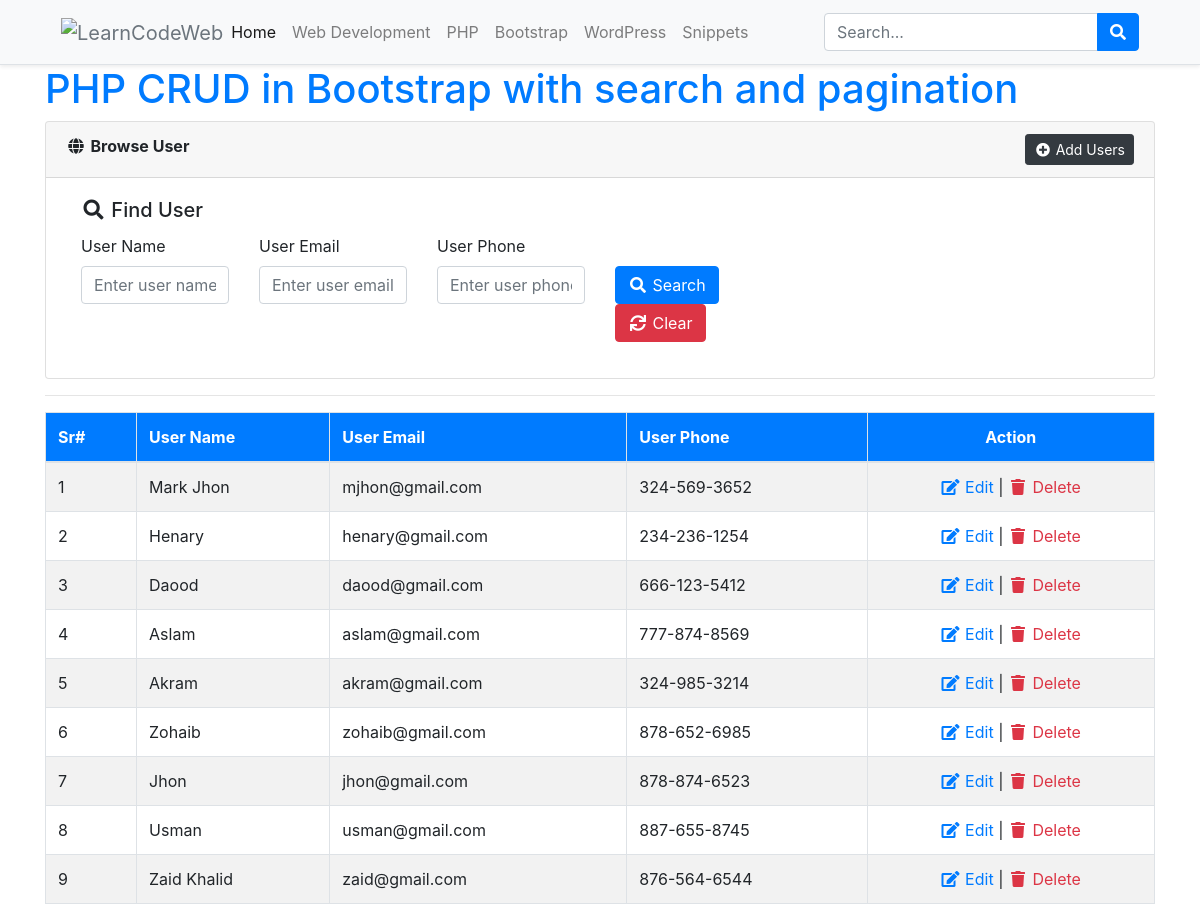
Page /crud/browse-users.php on the committed database.
### tables this page shows
CREATE TABLE `users` (
  `id` int(11) NOT NULL,
  `username` varchar(64) NOT NULL,
  `useremail` varchar(128) NOT NULL,
  `userphone` varchar(24) NOT NULL,
  `dt` timestamp NOT NULL DEFAULT CURRENT_TIMESTAMP
);

### crud/include/Database.php (called while the page is built, shortened)
<?php
class Database{
    protected $pdo;
    public function __construct(\PDO $pdo)
    {
        $this->pdo = $pdo;
        $this->pdo->setAttribute(\PDO::ATTR_ERRMODE, \PDO::ERRMODE_EXCEPTION);
    }
    public function getAllRecords($tableName, $fields='*', $cond='', $orderBy='', $limit='')
    {
        $stmt = $this->pdo->prepare("SELECT $fields FROM $tableName WHERE 1 ".$cond." ".$orderBy." ".$limit);
        $stmt->execute();
        $rows = $stmt->fetchAll(PDO::FETCH_ASSOC);
        return $rows;
    }
}
?>

### crud/config.php (called while the page is built, shortened)
<?php
include_once('include/Database.php');
$dsn	= 	"mysql:dbname=".SS_DB_NAME.";host=".SS_DB_HOST."";
$pdo	=	"";
try {
	$pdo = new PDO($dsn, SS_DB_USER, SS_DB_PASSWORD);
}catch (PDOException $e) {
	echo "Connection failed: " . $e->getMessage();
}
$db 	=	new Database($pdo);
?>

### crud/browse-users.php (the view, shortened to what this page needs)
<?php include_once('config.php');?>
<!doctype html>
<html lang="en-US" xmlns:fb="https://www.facebook.com/2008/fbml" xmlns:addthis="https://www.addthis.com/help/api-spec"  prefix="og: http://ogp.me/ns#" class="no-js">
<head>
    <link rel="stylesheet" href="https://stackpath.bootstrapcdn.com/bootstrap/4.2.1/css/bootstrap.min.css">
    <link rel="stylesheet" href="https://use.fontawesome.com/releases/v5.6.3/css/all.css">
</head>
<body>
	<div class="bg-light border-bottom shadow-sm sticky-top">
		<div class="container">
			<header class="blog-header py-1">
				<nav class="navbar navbar-expand-lg navbar-light bg-light"> <a class="navbar-brand text-muted p-0 m-0" href="https://learncodeweb.com"><img src='https://learncodeweb.com/wp-content/uploads/2019/01/logo.png' alt='LearnCodeWeb'></a>
					<div class="collapse navbar-collapse" id="navbarSupportedContent">
						<ul class="navbar-nav mr-auto">
							<li itemscope="itemscope" itemtype="https://www.schema.org/SiteNavigationElement" id="menu-item-17" class="active nav-item"><a title="Home" href="https://learncodeweb.com/" class="nav-link">Home</a></li>
							<li itemscope="itemscope" itemtype="https://www.schema.org/SiteNavigationElement" id="menu-item-16" class="nav-item"><a title="Web Development" href="https://learncodeweb.com/learn/web-development/" class="nav-link">Web Development</a></li>
							<li itemscope="itemscope" itemtype="https://www.schema.org/SiteNavigationElement" id="menu-item-558" class="nav-item"><a title="PHP" href="https://learncodeweb.com/learn/php/" class="nav-link">PHP</a></li>
							<li itemscope="itemscope" itemtype="https://www.schema.org/SiteNavigationElement" id="menu-item-14" class="nav-item"><a title="Bootstrap" href="https://learncodeweb.com/learn/bootstrap-framework/" class="nav-link">Bootstrap</a></li>
							<li itemscope="itemscope" itemtype="https://www.schema.org/SiteNavigationElement" id="menu-item-559" class="nav-item"><a title="WordPress" href="https://learncodeweb.com/learn/wordpress/" class="nav-link">WordPress</a></li>
							<li itemscope="itemscope" itemtype="https://www.schema.org/SiteNavigationElement" id="menu-item-15" class="nav-item"><a title="Snippets" href="https://learncodeweb.com/learn/snippets/" class="nav-link">Snippets</a></li>
						</ul>
						<form method="get" action="https://learncodeweb.com" class="form-inline my-2 my-lg-0">
							<div class="input-group input-group-md">
								<input type="text" class="form-control search-width" name="s" id="search" value="" placeholder="Search..." aria-label="Search">
								<div class="input-group-append">
									<button type="submit" class="btn btn-primary" id="searchBtn"><i class="fa fa-search"></i></button>
								</div>
							</div>
						</form>
					</div>
				</nav>
			</header>
		</div>
	</div>
	<?php
	$condition	=	'';
	$userData	=	$db->getAllRecords('users','*',$condition,'ORDER BY id DESC');
	?>
   	<div class="container">
		<h1><a href="https://learncodeweb.com/php/php-crud-in-bootstrap-4-with-search-functionality/">PHP CRUD in Bootstrap with search and pagination</a></h1>
		<div class="card">
			<div class="card-header"><i class="fa fa-fw fa-globe"></i> <strong>Browse User</strong> <a href="add-users.php" class="float-right btn btn-dark btn-sm"><i class="fa fa-fw fa-plus-circle"></i> Add Users</a></div>
			<div class="card-body">
				<div class="col-sm-12">
					<h5 class="card-title"><i class="fa fa-fw fa-search"></i> Find User</h5>
					<form method="get">
						<div class="row">
							<div class="col-sm-2">
								<div class="form-group">
									<label>User Name</label>
									<input type="text" name="username" id="username" class="form-control" value="<?php echo isset($_REQUEST['username'])?$_REQUEST['username']:''?>" placeholder="Enter user name">
								</div>
							</div>
							<div class="col-sm-2">
								<div class="form-group">
									<label>User Email</label>
									<input type="email" name="useremail" id="useremail" class="form-control" value="<?php echo isset($_REQUEST['useremail'])?$_REQUEST['useremail']:''?>" placeholder="Enter user email">
								</div>
							</div>
							<div class="col-sm-2">
								<div class="form-group">
									<label>User Phone</label>
									<input type="tel" name="userphone" id="userphone" class="form-control" value="<?php echo isset($_REQUEST['userphone'])?$_REQUEST['userphone']:''?>" placeholder="Enter user phone">
								</div>
							</div>
							<div class="col-sm-2">
								<div class="form-group">
									<label>&nbsp;</label>
									<div>
										<button type="submit" name="submit" value="search" id="submit" class="btn btn-primary"><i class="fa fa-fw fa-search"></i> Search</button>
										<a href="<?php echo $_SERVER['PHP_SELF'];?>" class="btn btn-danger"><i class="fa fa-fw fa-sync"></i> Clear</a>
									</div>
								</div>
							</div>
						</div>
					</form>
				</div>
			</div>
		</div>
		<hr>
		<div>
			<table class="table table-striped table-bordered">
				<thead>
					<tr class="bg-primary text-white">
						<th>Sr#</th>
						<th>User Name</th>
						<th>User Email</th>
						<th>User Phone</th>
						<th class="text-center">Action</th>
					</tr>
				</thead>
				<tbody>
					<?php
					$s	=	'';
					foreach($userData as $val){
						$s++;
					?>
					<tr>
						<td><?php echo $s;?></td>
						<td><?php echo $val['username'];?></td>
						<td><?php echo $val['useremail'];?></td>
						<td><?php echo $val['userphone'];?></td>
						<td align="center">
							<a href="edit-users.php?editId=<?php echo $val['id'];?>" class="text-primary"><i class="fa fa-fw fa-edit"></i> Edit</a> |
							<a href="delete.php?delId=<?php echo $val['id'];?>" class="text-danger" onClick="return confirm('Are you sure to delete this user?');"><i class="fa fa-fw fa-trash"></i> Delete</a>
						</td>
					</tr>
					<?php } ?>
				</tbody>
			</table>
		</div>
	</div>
</body>
</html>

### rows in the picture
users: username "Mark Jhon", useremail "mjhon@gmail.com", userphone "324-569-3652"
users: username "Henary", useremail "henary@gmail.com", userphone "234-236-1254"
users: username "Daood", useremail "daood@gmail.com", userphone "666-123-5412"
users: username "Aslam", useremail "aslam@gmail.com", userphone "777-874-8569"
users: username "Akram", useremail "akram@gmail.com", userphone "324-985-3214"
users: username "Zohaib", useremail "zohaib@gmail.com", userphone "878-652-6985"
users: username "Jhon", useremail "jhon@gmail.com", userphone "878-874-6523"
users: username "Usman", useremail "usman@gmail.com", userphone "887-655-8745"
users: username "Zaid Khalid", useremail "zaid@gmail.com", userphone "876-564-6544"
